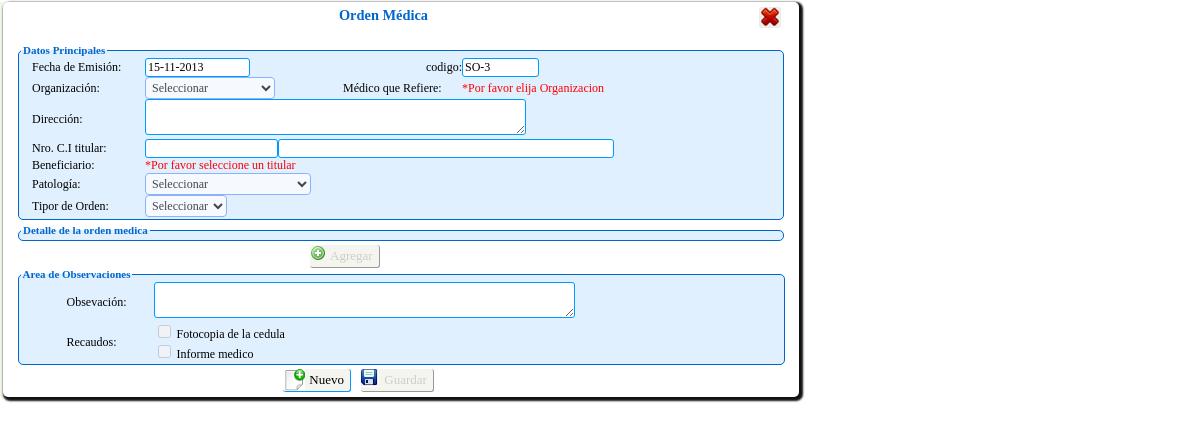
/persona/Php/transacciones/solicitud_orden/solicitud_orden.php (signed in), run on an earlier commit of the app's database.
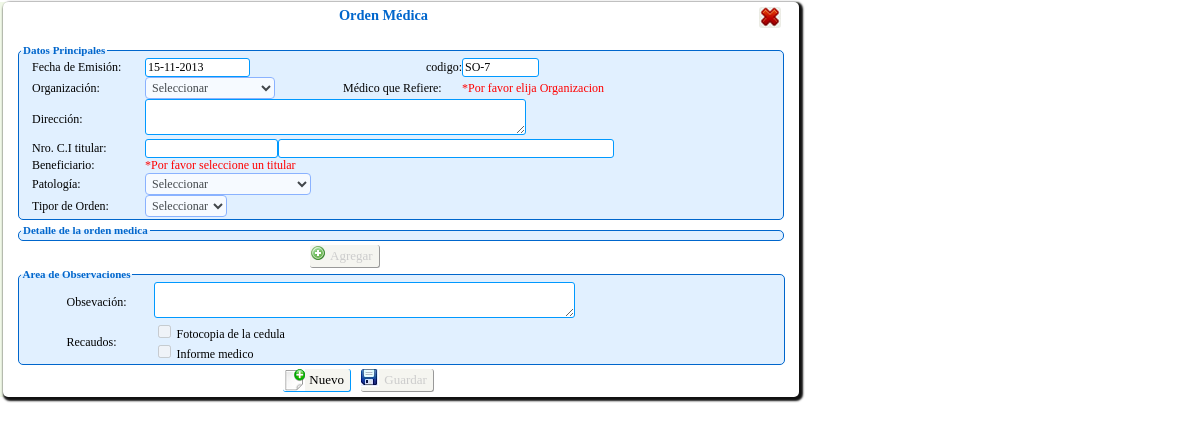
And on a later commit of the database.
### tables this page shows
CREATE TABLE IF NOT EXISTS `tsolicitud_servicio` (
  `id_solicitud` int(11) NOT NULL,
  `id_solicitud_reembolso` int(11) NOT NULL,
  `cod_hoja` char(7) NOT NULL,
  `id_titular` int(11) NOT NULL,
  `id_beneficiario` int(11) NOT NULL,
  `tipo_beneficiario` char(1) NOT NULL,
  `id_servicio` int(11) NOT NULL,
  `id_patologia` int(11) NOT NULL,
  `autorizado` varchar(50) DEFAULT NULL,
  `ced_autorizado` int(12) DEFAULT NULL,
  `tratamiento` char(1) DEFAULT NULL,
  `fecha_ini` date DEFAULT NULL,
  `fecha_fin` date DEFAULT NULL,
  `fecha` date NOT NULL,
  `diagnostico` varchar(150) NOT NULL,
  `observacion` varchar(150) DEFAULT NULL,
  `id_medico` int(11) DEFAULT NULL,
  `id_proveedor` int(11) DEFAULT NULL,
  `hora` varchar(20) NOT NULL,
  `estatus` char(1) NOT NULL,
  `motivo_eliminacion` varchar(500) DEFAULT NULL,
  KEY `id_titular` (`id_titular`),
  KEY `id_beneficiario` (`id_beneficiario`),
  KEY `id_servicio` (`id_servicio`),
  KEY `id_medico` (`id_medico`),
  KEY `id_proveedor` (`id_proveedor`),
  KEY `id_patologia` (`id_patologia`),
  KEY `id_solicitud` (`id_solicitud`)
);

### persona/Clases/clase_solicitud_orden.php (called while the page is built, shortened)
<?php
include_once("clase_mysql.php");
class sOrden extends conectaBDMy{
    public function buscaUltimoID(){
       $sql="SELECT * FROM tsolicitud_servicio ORDER BY id_solicitud DESC LIMIT 1";
		return ($cursor= parent::ejecuta_sql($sql));
    }
    public function sig_tupla( $registro )
	{
		return( parent::proxima_tupla( $registro ) );
	}
}
?>

### persona/Clases/clase_mysql.php (called while the page is built, shortened)
<?PHP
class conectaBDMy
{
	private $servidor;
	private $usuario;
	private $password;
	private $conexion;
	function conectaBDMy()
	{
		$this->servidor="localhost";
		$this->usuario="root";
		$this->password="iutep";
		$this->basedatos="bdsas";
	}
	function abrir_BD()
	{
		if ( !($enlace= @mysql_connect( $this->servidor, $this->usuario, $this->password ) ) )
		{
		header("Location: ../html/Error_bd.html");
		}
		$this->conexion=$enlace;
		return true;
	}
	function ejecuta_sql( $query )
	{
		if ( $this->abrir_BD() )
	     return ( mysql_query($query,$this->conexion ) );
	else
	     return null;
	}
  function proxima_tupla($cursor)
  {
	return mysql_fetch_array($cursor);
  }
}
?>

### persona/Php/transacciones/solicitud_orden/solicitud_orden.php (the view, shortened to what the changed rows need)
<?php session_start();
include_once("../../../Clases/clase_solicitud_orden.php");
$sOrden= new sOrden();
$compl='SO-';
$idSolicitud='0';
$res=$sOrden->buscaUltimoID();
$res=$sOrden->sig_tupla($res);
if($res){
	$idSolicitud=$res['id_solicitud']+1;
}else{
	$idSolicitud='1';
}
?><!DOCTYPE HTML>
<html lang="es">
  <head>
  	<link rel="stylesheet" type="text/css" href="../../../Css/estilo2.css" />
    <link rel="stylesheet" type="text/css" href="../../../Css/estilos.css" />
    <link rel="stylesheet" type="text/css" href="../../../Css/border-radius.css" />
     <link href="../../../JavaScript/jquery.alerts.css" rel="stylesheet" type="text/css" />
</head>
<body>
<div id="cuerpo">
<form action="" method="POST" id="form_orden_solicitud" name="form_orden_solicitud">
<table width="773" height="25" border="0" cellpadding="0" cellspacing="0">
    <tr>
      <td width="751"> <h1>Orden Médica</h1></td>
    </tr>
  </table>
  <fieldset>
    <table width="760" border="0" cellpadding="0" cellspacing="0">
    <tr>
      <td width="319" ><input name="fecha2" id="fecha2" type="text" size="8" readonly value="<?php echo $compl.''.$idSolicitud; ?>"/></td>
    </tr>
    </table>
    </fieldset>
</form>
</div>
</body>
</html>

What changed in the data, as far as the page shows it:
no longer on this page (row edited): tsolicitud_servicio: fecha2 "SO-3"
added tsolicitud_servicio: fecha2 "SO-7"
